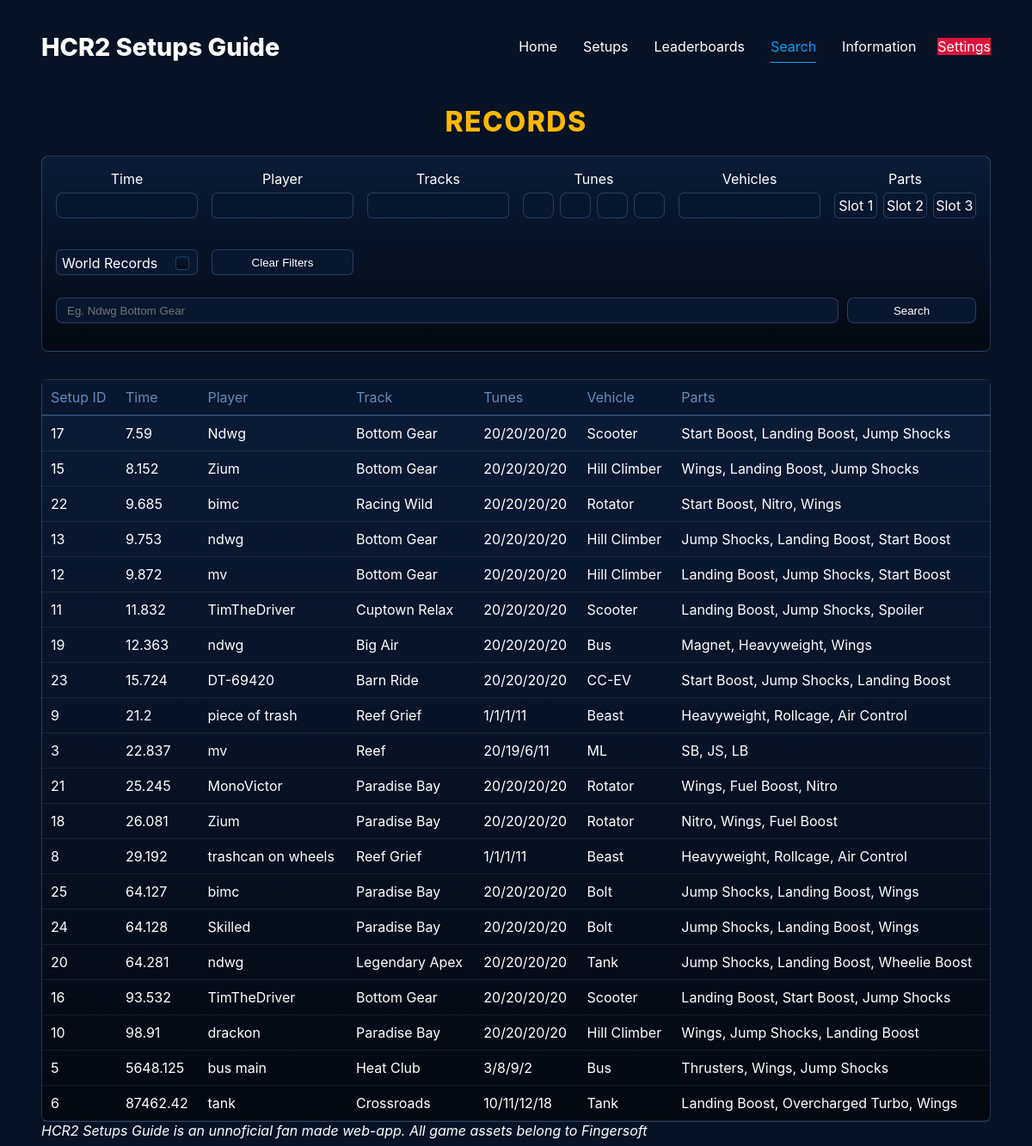
Page /Search on the earlier database version.
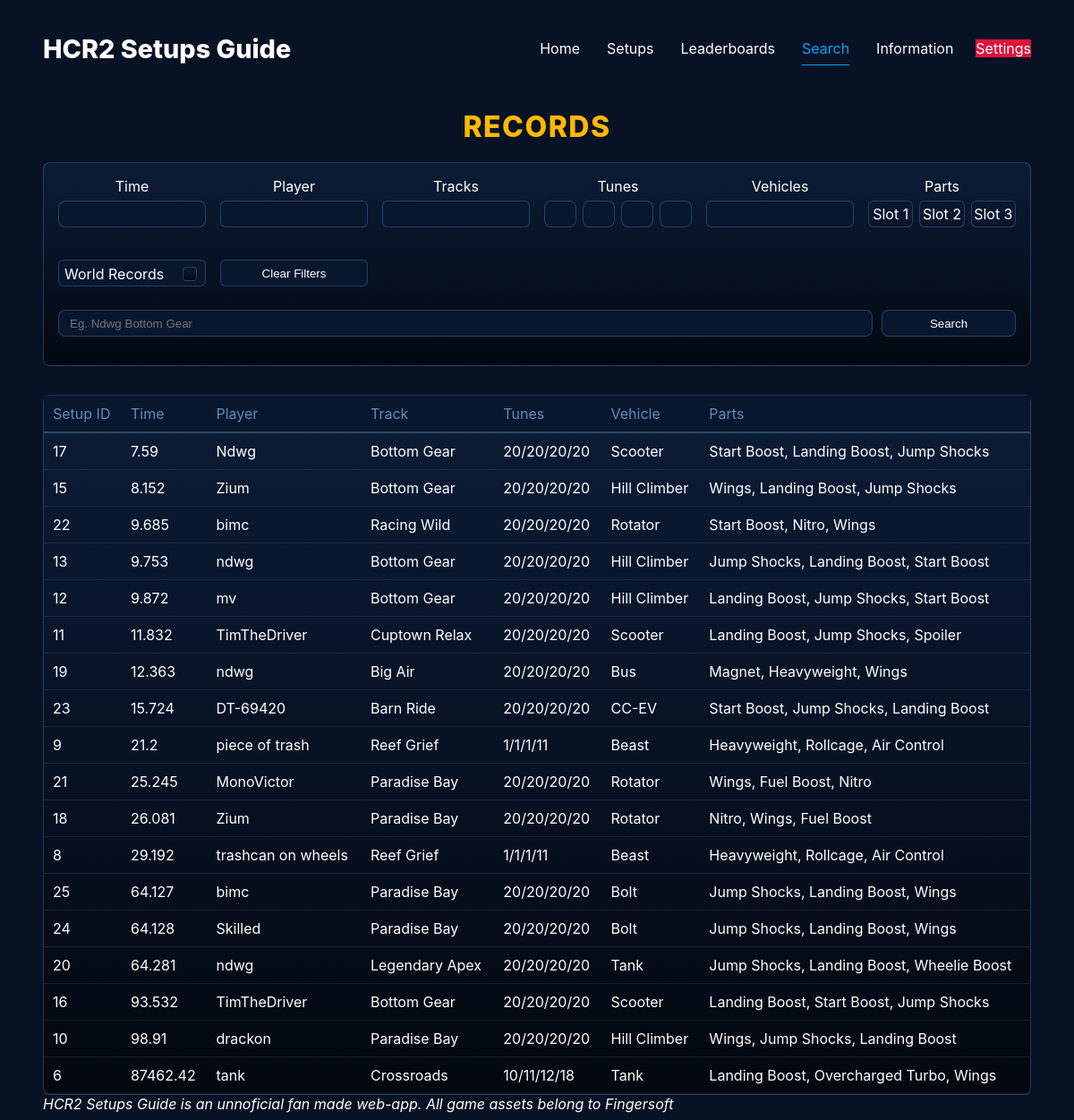
Same page on the later database version.
### app.py (models this page shows)
class Setups(db.Model):
    __tablename__ = "Setups"
    setup_id = db.Column(db.Integer, primary_key=True, autoincrement=True)
    time_id = db.Column(db.Integer, db.ForeignKey("WR_Times.time_id"), nullable=False)
    track_id = db.Column(db.Integer, db.ForeignKey("Tracks.track_id"), nullable=False)
    tune_id = db.Column(db.Integer, db.ForeignKey("Tunes.tune_id"), nullable=False)
    vehicle_id = db.Column(db.Integer, db.ForeignKey("Vehicles.vehicle_id"), nullable=False)
    part_id = db.Column(db.Integer, db.ForeignKey("Part Combinations.part_id"), nullable=False)
    wr_time = db.relationship("WR_Times", back_populates="setups")
    track = db.relationship("Tracks", back_populates="setups")
    tune = db.relationship("Tunes", back_populates="setups")
    vehicle = db.relationship("Vehicles", back_populates="setups")
    parts_combinations = db.relationship("Parts", back_populates="setups")

class WR_Times(db.Model):
    __tablename__ = "WR_Times"
    time_id = db.Column(db.Integer, primary_key=True, autoincrement=True, nullable=False)
    time = db.Column(db.REAL, nullable=False)
    player = db.Column(db.Text, nullable=False)
    setups = db.relationship("Setups", back_populates="wr_time")

class Tracks(db.Model):
    __tablename__ = "Tracks"
    track_id = db.Column(db.Integer, primary_key=True, autoincrement=True, nullable=False, unique=True)
    track_name = db.Column(db.Text, nullable=False)
    setups = db.relationship("Setups", back_populates="track")

class Tunes(db.Model):
    __tablename__ = "Tunes"
    tune_id = db.Column(db.Integer, primary_key=True, autoincrement=True, nullable=False, unique=True)
    tune1 = db.Column(db.Integer, nullable=False)
    tune2 = db.Column(db.Integer, nullable=False)
    tune3 = db.Column(db.Integer, nullable=False)
    tune4 = db.Column(db.Integer, nullable=False)
    setups = db.relationship("Setups", back_populates="tune")

class Vehicles(db.Model):
    __tablename__ = "Vehicles"
    vehicle_id = db.Column(db.Integer, primary_key=True, autoincrement=True, nullable=False, unique=True)
    vehicle_name = db.Column(db.Text, unique=True)
    setups = db.relationship("Setups", back_populates="vehicle")

class Parts(db.Model):
    __tablename__ = "Part Combinations"
    part_id = db.Column(db.Integer, primary_key=True, autoincrement=True, nullable=False, unique=True)
    slot1 = db.Column(db.Text, nullable=False)
    slot2 = db.Column(db.Text, nullable=False)
    slot3 = db.Column(db.Text, nullable=False)
    setups = db.relationship("Setups", back_populates="parts_combinations")

### app.py (the view, shortened to what this page needs)
@app.route('/Search', methods=['GET', 'POST'])
def search():
    setup = []
    result_errors = []
    wr_setups = []
    time = request.args.get("time") or None
    tune1 = request.args.get("tune1") or None
    tune2 = request.args.get("tune2") or None
    tune3 = request.args.get("tune3") or None
    tune4 = request.args.get("tune4") or None
    slot1 = request.args.get("slot1") or None
    slot2 = request.args.get("slot2") or None
    slot3 = request.args.get("slot3") or None
    tunes = [(tune1, Tunes.tune1),
            (tune2, Tunes.tune2),
            (tune3, Tunes.tune3),
            (tune4, Tunes.tune4)]
    wr_checked = request.args.get("wr_checked") or None
    player_filter = request.args.getlist("player_filter") or None
    track_filter = request.args.getlist("track_filter") or None
    vehicle_filter = request.args.getlist("vehicle_filter") or None
    players_options = []
    for c in (db.session.query(WR_Times.player).join(Setups).distinct().all()):
        players_options.append(c[0])
    search_bar = request.args.get("search_bar") or None
    setup = Setups.query.join(WR_Times).join(Vehicles).join(Tracks).join(Tunes).join(Parts).order_by(WR_Times.time.asc())
    if vehicle_filter:
        vehicle = [v for v in vehicle_filter if v in vehicles_list]
        setup = setup.filter(Vehicles.vehicle_name.in_(vehicle))
        vehicle_invalid = [v for v in vehicle_filter if v not in vehicles_list]
        for v in vehicle_invalid:
            result_errors.append(f"{v} is not a valid vehicle")
    if player_filter:
        player = [p for p in player_filter if p in players_options]
        setup = setup.filter(WR_Times.player.in_(player))
        player_invalid = [p for p in player_filter if p not in players_options]
        for p in player_invalid:
            result_errors.append(f"{p} player has no setups")
    if track_filter:
        track = [t for t in track_filter if t in tracks_list]
        setup = setup.filter(Tracks.track_name.in_(track))
        track_invalid = [t for t in track_filter if t not in tracks_list]
        for t in track_invalid:
            result_errors.append(f"{t} is not a valid track")
    for value,column in tunes:
        if value:
            try:
                value = int(value)
                if 21 > value > 0:
                    setup = setup.filter(column == value)
                else:
                    result_errors.append(f"{value} is not between 1 and 20")
            except ValueError:
                result_errors.append(f"{value} is not an integer")
    master_list_lower = {}
    for z in (tracks_list+vehicles_list+parts_list+players_options):
        master_list_lower[z.lower()] = z
    if result_errors:
        result = []
    else:
        result = setup.all()
        if wr_checked:
            for i in result:
                wr_setups.append(int(i.setup_id))
            print(f"{wr_setups}")
    return render_template('Search.html',
                           active_page='search',
                           tracks_list=tracks_list,
                           vehicles_list=vehicles_list,
                           parts_list=parts_list,
                           search_bar=search_bar or "",
                           result=result,
                           players=players_options,
                           result_errors=result_errors)

### app.py (called while the page is built, shortened)
@app.before_request
def settings_menu():
    rpp_options = {'5','10','20','30','40'}
    rpp = request.form.get('rows_per_page')
    theme = request.form.get('theme')
    if 'theme' not in session:
            session['theme'] = 'dark'

### templates/Search.html (shortened to what this page needs)
{% extends 'layout.html' %}
{% block content %}
<h1 class="title">RECORDS</h1>
<div class="search-form">
    <form method="GET" action="{{ url_for('search') }}">
        <div class="search-grid">
            <div class="search-box">
                <label>Time</label>
                <input type="number" step="any" name="time"><br>
            </div>
            <div class="search-box">
                <label>Player</label>
                <details class="expand" name="expand">
                    <summary></summary>
                </details>
            </div>
            <div class="search-box">
                <label>Tracks</label>
                <details class="expand" name="expand">
                    <summary></summary>
                </details>
            </div>
            <div class="search-box">
                <label>Tunes</label>
                <div class="multi-select">
                    <input type="number" max="20" min="1" name="tune1">
                    <input type="number" max="20" min="1" name="tune2">
                    <input type="number" max="20" min="1" name="tune3">
                    <input type="number" max="20" min="1" name="tune4">
                </div>
            </div>
            <div class="search-box">
                <label>Vehicles</label>
                <details class="expand" name="expand">
                    <summary></summary>
                </details>
            </div>
            <div class="search-box">
                <label>Parts</label>
                <div class="multi-select">
                    {% for i in range(3) %}
                    <details class="expand" name="expand">
                        <summary>Slot {{i+1}}</summary>
                    </details>
                    {% endfor %}
                </div>
            </div>
            <label class="expand_options world_records">
                <span>World Records</span>
                <input type="checkbox" name="wr_checked">
            </label>
            <button type="submit" class="clear_filters">Clear Filters</button>
        </div>
        <br>
        <div class="search-bar">
            <input type="search" name="search_bar" value="{{search_bar}}" placeholder="Eg. Ndwg Bottom Gear">
            <button type="submit">Search</button>
        </div>
    </form>
</div>
<br>
<div class="results">
    {% if result %}
        <table>
            <thead>
                <tr>
                    <td>Setup ID</td>
                    <td>Time</td>
                    <td>Player</td>
                    <td>Track</td>
                    <td>Tunes</td>
                    <td>Vehicle</td>
                    <td>Parts</td>
                </tr>
            </thead>
            <tbody>
                {% for i in result %}
                    <tr>
                        <td>{{i.setup_id}}</td>
                        <td>{{i.wr_time.time}}</td>
                        <td>{{i.wr_time.player}}</td>
                        <td>{{i.track.track_name}}</td>
                        <td>{{i.tune.tune1}}/{{i.tune.tune2}}/{{i.tune.tune3}}/{{i.tune.tune4}}</td>
                        <td>{{i.vehicle.vehicle_name}}</td>
                        <td>{{i.parts_combinations.slot1}}, {{i.parts_combinations.slot2}}, {{i.parts_combinations.slot3}}</td>
                    </tr>
                {% endfor %}
            </tbody>
        </table>
        {% else %}
        <div class="norecords">
            <p>No records found that match the filters</p>
        </div>
    {% endif %}
</div>
{% endblock %}

### templates/layout.html (shortened to what this page needs)
<head>
    <link rel="stylesheet" href="{{ url_for('static', filename='style.css') }}">
</head>
<body class="{{ session.get('theme', 'dark')}}">
    {% include 'header.html' %}
    {% block content %}{% endblock %}
    {% include 'footer.html' %}
</body>

### templates/header.html (shortened to what this page needs)
<header class="head {{ session.get('theme', 'dark')}}">
    <nav>
        <div class="nav_sections">
            <div>
                <p class="main_title">HCR2 Setups Guide</p>
            </div>
            <div class="links_and_settings">
                <div class="links">
                    <a href="{{ url_for('Home') }}" class="{{ 'active_page' if active_page == 'Home'}}">Home</a>
                    <a href="{{ url_for('setups') }}" class="{{ 'active_page' if active_page == 'setups'}}">Setups</a>
                    <a href="{{ url_for('leaderboards') }}" class="{{ 'active_page' if active_page == 'leaderboards'}}">Leaderboards</a>
                    <a href="{{ url_for('search') }}" class="{{ 'active_page' if active_page == 'search'}}">Search</a>
                    <a href="{{ url_for('Home', _anchor='information') }}">Information</a>
                </div>
                <details class="settings">
                    <summary>Settings</summary>
                </details>
            </div>
        </div>
    </nav>
</header>

### templates/footer.html
<footer class="{{ session.get('theme', 'dark')}}">
    <i>
        HCR2 Setups Guide is an unnoficial fan made web-app.
        All game assets belong to Fingersoft
    </i>
</footer>

### static/style.css (style rules this page uses)
* { box-sizing: border-box; }
.dark { --background-color: rgb(7, 18, 36); --text-color: white; --gold-title: rgb(255, 184, 0); --selected-border: rgb(0, 163, 255); --selected-shadow: rgba(0, 163, 255, 0.4); --hover-background-color: rgba(0, 163, 255, 0.12); --checked: rgb(0, 136, 255); --input-background: rgb(8, 23, 46); --results-background: linear-gradient(180deg, rgb(11, 28, 54) 0%, rgb(7, 18, 36) 50%, rgb(3, 8, 16) 100%); --input-border: rgba(100, 139, 189, 0.35); --table-header-text: rgb(100, 139, 189); --table-header-border-line: rgba(100, 139, 189, 0.4); --table-body-border-line: rgba(255, 255, 255, 0.08); background-color: var(--background-color); color: var(--text-color); }
body { padding-left: 40px; padding-right: 40px; font-family: 'Inter', sans-serif; }
a { text-decoration: none; color: var(--text-color); padding: 5px; align-items: center; }
input,select,button { border: 1px solid black; border-radius: 8px; height: 30px; }
.links { display: flex; align-items: center; gap: 20px; }
a.active_page { color: var(--selected-border); text-decoration: underline 1px var(--selected-border); text-underline-offset: 12px; }
.search-grid { display: grid; grid-template-columns: 1fr 1fr 1fr 1fr 1fr 1fr; gap: 2vh; align-items: start; }
.search-box { display: flex; flex-direction: column; align-items: center; width: 100%; }
.search-box > input, .search-box > select { width: 100%; height: 30px; background-color: var(--input-background); border: 1px solid var(--input-border); color: var(--text-color); }
.multi-select { display: flex; flex-direction: row; gap: 7px; width: 100%; }
.multi-select > .expand { flex: 1; }
.multi-select input { flex: 1; width: 0; min-width: 0; height: 30px; background-color: var(--input-background); border-color: var(--input-border); color: var(--text-color); }
.search-bar input, .search-bar button { height: 30px; background-color: var(--input-background); border-color: var(--input-border); color: var(--text-color); }
.search-bar { width: 100%; display: flex; gap: 10px; }
.search-bar input[type="search"] { flex: 1; padding-left: 12px; }
.search-bar button { background-color: var(--input-background); border: 1px solid var(--input-border); color: var(--text-color); width: 150px; }
.search-form { padding: 16px; border-radius: 8px; background: var(--results-background); border: 1px solid var(--input-border); }
tr { border-radius: 3px; }
.results { width: 100%; margin-top: 12px; background: var(--results-background); border: 1px solid var(--input-border); border-radius: 8px; }
.results table { width: 100%; border-collapse: collapse; text-align: left; }
.results table thead tr { border-bottom: 2px solid var(--table-header-border-line); }
.results table thead td { background-color: var(--input-background); color: var(--table-header-text); padding: 10px 10px; }
.results table tbody tr { border-bottom: 1px solid var(--table-body-border-line); transition: background-color 0.15s ease; }
.results table tbody td { color: var(--text-color); padding: 10px 10px; background: transparent; }
.expand { position: relative; width: 100%; }
.expand > summary { width: 100%; height: 30px; background-color: var(--input-background); border: 1px solid var(--input-border); border-radius: 6px; display: flex; align-items: center; justify-content: center; }
.world_records { background-color: var(--input-background); border: 1px solid var(--input-border); border-radius: 6px; height: 30px; }
.world_records > input[type="checkbox"] { background: var(--results-background); }
.title { display: flex; justify-content: center; font-weight: 800; color: var(--gold-title); letter-spacing: 1.5px; margin-bottom: 20px; }
label { margin-bottom: 6px; }
.clear_filters { color: var(--text-color); border: none; background-color: var(--input-background); border: transparent; border-radius: 6px; border: 1px solid var(--input-border); height: 30px; }
.nav_sections { display: grid; grid-template-columns: 1fr 1fr; align-items: center; }
.settings { position: relative; display: inline-block; }
.settings summary { cursor: pointer; list-style: none; background-color: crimson; }
.main_title { font-weight: 800; font-size: 1.8rem; }
.links_and_settings { display: flex; align-items: center; justify-content: flex-end; gap: 20px; }

Differences in the rows shown:
removed Setups: setup_id "3", wr_time.time "22.837", wr_time.player "mv", track.track_name "Reef", tune.tune1 "20", tune.tune2 "19", tune.tune3 "6", tune.tune4 "11", vehicle.vehicle_name "ML", parts_combinations.slot1 "SB", parts_combinations.slot2 "JS", parts_combinations.slot3 "LB"
removed Setups: setup_id "5", wr_time.time "5648.125", wr_time.player "bus main", track.track_name "Heat Club", tune.tune1 "3", tune.tune2 "8", tune.tune3 "9", tune.tune4 "2", vehicle.vehicle_name "Bus", parts_combinations.slot1 "Thrusters", parts_combinations.slot2 "Wings", parts_combinations.slot3 "Jump Shocks"
